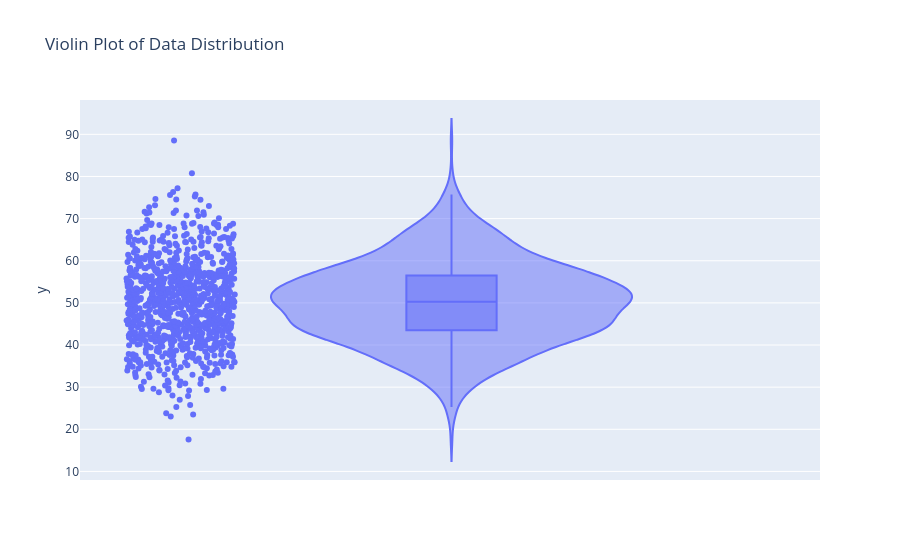

Here is the notebook cell this chart was saved with:
### Code cell
fig = px.violin(y=data, box=True, points='all', title='Violin Plot of Data Distribution')
fig.show()

### Figure 1 — Plotly figure (JSON) as saved in the notebook; plotly's stock layout.template omitted (floating-point values rounded to 4 significant figures; data arrays with more than 128 entries replaced by an {"elided": "..."} marker saying what was removed)
{"data": [{"alignmentgroup": "True", "box": {"visible": true}, "hovertemplate": "y=%{y}<extra></extra>", "legendgroup": "", "marker": {"color": "#636efa"}, "name": "", "offsetgroup": "", "orientation": "v", "points": "all", "scalegroup": "True", "showlegend": false, "type": "violin", "x0": " ", "xaxis": "x", "y": {"elided": "1000 float values"}, "y0": " ", "yaxis": "y"}], "layout": {"legend": {"tracegroupgap": 0}, "title": {"text": "Violin Plot of Data Distribution"}, "violinmode": "group", "xaxis": {"anchor": "y", "domain": [0, 1]}, "yaxis": {"anchor": "x", "domain": [0, 1], "title": {"text": "y"}}}}
